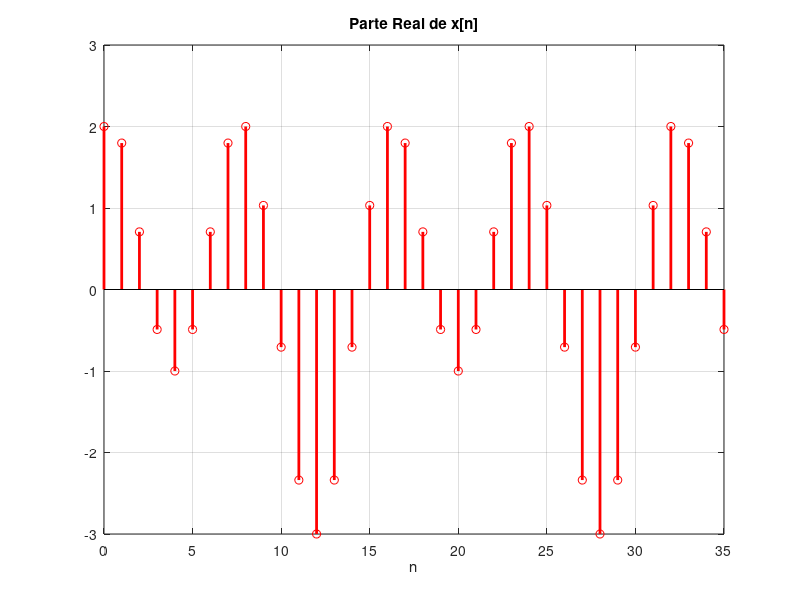

The MATLAB script that drew this image:
% ----------------------------------------------------
% Función senoidal compuesta: 
%           x =2*cos(n*pi/4)+sin(n*pi/8)
% ----------------------------------------------------

n = 0:35;
xn = 2*cos(n*pi/4)+sin(n*pi/8);

stem(n, real(xn),'r','linewidth',2);
grid on;
title('Parte Real de x[n]');
xlabel(' n ');
